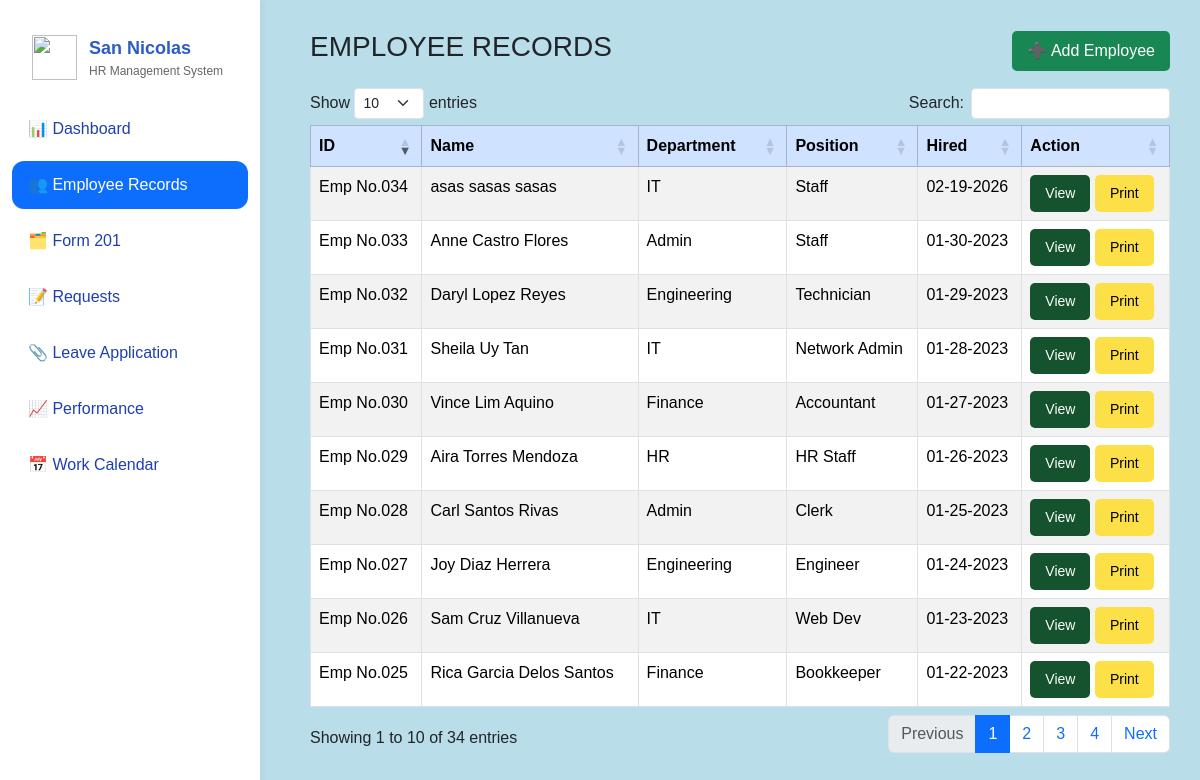
The app's page /main/employee_records.php (signed in) with its own data.
### tables this page shows
CREATE TABLE `employees` (
  `id` int(11) NOT NULL,
  `employee_id` varchar(50) NOT NULL,
  `first_name` varchar(100) NOT NULL,
  `last_name` varchar(100) NOT NULL,
  `middle_name` varchar(100) DEFAULT NULL,
  `name` varchar(255) DEFAULT NULL,
  `address` text DEFAULT NULL,
  `civil_status` varchar(50) DEFAULT NULL,
  `blood_type` varchar(5) DEFAULT NULL,
  `philhealth` varchar(50) DEFAULT NULL,
  `sss` varchar(50) DEFAULT NULL,
  `gsis` varchar(50) DEFAULT NULL,
  `pagibig` varchar(50) DEFAULT NULL,
  `tin` varchar(50) DEFAULT NULL,
  `department` varchar(100) DEFAULT NULL,
  `position` varchar(100) DEFAULT NULL,
  `employee_status` varchar(50) DEFAULT NULL,
  `salary_grade` varchar(50) DEFAULT NULL,
  `hired_at` date DEFAULT NULL,
  `appointment_date` date DEFAULT NULL,
  `appointment_ended` enum('Yes','No') DEFAULT 'No',
  `role` varchar(50) DEFAULT NULL,
  `email` varchar(150) DEFAULT NULL,
  `password` varchar(255) DEFAULT NULL,
  `created_at` timestamp NOT NULL DEFAULT current_timestamp()
);

### main/employee_records.php (the view, shortened to what this page needs)
<?php
$conn = new mysqli("localhost", "root", "", "hrsys_db");
$sql = "SELECT id, name, department, position, hired_at FROM employees";
$result = $conn->query($sql);
function active($page) {
    return basename($_SERVER['PHP_SELF']) === $page ? 'active' : '';
}
?>
<!DOCTYPE html>
<html lang="en">
<head>
<link href="https://cdn.jsdelivr.net/npm/bootstrap@5.3.2/dist/css/bootstrap.min.css" rel="stylesheet">
<link href="https://cdn.datatables.net/1.13.6/css/dataTables.bootstrap5.min.css" rel="stylesheet">
</head>
<body>
<div class="overlay">
<div class="wrapper">
<div class="sidebar">
    <div class="sidebar-logo">
        <img src="/assets/images/sannic.png">
        <div>
            <div class="logo-title">San Nicolas</div>
            <div class="logo-sub">HR Management System</div>
        </div>
    </div>
    <a href="dashboard.php" class="menu-item <?= active('dashboard.php') ?>">📊 Dashboard</a>
    <a href="employee_records.php" class="menu-item <?= active('employee_records.php') ?>">👥 Employee Records</a>
    <a href="form201.php" class="menu-item <?= active('form201.php') ?>">🗂️ Form 201</a>
    <a href="requests.php" class="menu-item <?= active('requests.php') ?>">📝 Requests</a>
    <a href="leave_application.php" class="menu-item <?= active('leave_application.php') ?>">📎 Leave Application</a>
    <a href="performance.php" class="menu-item <?= active('performance.php') ?>">📈 Performance</a>
    <a href="work_calendar.php" class="menu-item <?= active('work_calendar.php') ?>">📅 Work Calendar</a>
</div>
<div class="content">
<div class="d-flex justify-content-between  align-items-center mb-3">
    <h3>EMPLOYEE RECORDS</h3>
    <button class="btn btn-success" onclick="showAddEmployeeForm()">
        ➕ Add Employee
    </button>
</div>
<table id="employeeTable" class="table table-bordered table-striped">
    <thead class="table-primary">
    <tr>
        <th>ID</th>
        <th>Name</th>
        <th>Department</th>
        <th>Position</th>
        <th>Hired</th>
        <th>Action</th>
    </tr>
</thead>
<tbody>
<?php while ($row = $result->fetch_assoc()): ?>
    <tr>
        <td><?php echo "Emp No." . str_pad($row['id'], 3, "0", STR_PAD_LEFT); ?></td>
        <td><?= htmlspecialchars($row['name']) ?></td>
        <td><?= htmlspecialchars($row['department']) ?></td>
        <td><?= htmlspecialchars($row['position']) ?></td>
        <td><?= date("m-d-Y", strtotime($row['hired_at'])) ?></td>
    <td>
        <button class="btn btn-sm btn-view"
            onclick="showViewEmployee(<?= $row['id'] ?>)">
            View
        </button>
        <button class="btn btn-sm btn-print"
            onclick="printEmployee(<?= $row['id']; ?>)">
            Print
        </button>
</td>
</tr>
<?php endwhile; ?>
                </tbody>
            </table>
        </div>
    </div>
</div>
</body>
</html>

### main/employee_records.php (style rules this page uses)
body { margin: 0; font-family: Arial, sans-serif; background: url("/assets/images/bgsannic.png") no-repeat center center fixed; background-size: cover; }
.overlay { background: rgba(173, 216, 230, 0.85); min-height: 100vh; }
.wrapper { height: 100vh; }
.sidebar { width: 260px; background: #ffffff; padding: 20px 12px; min-height: 100vh; position: fixed; box-shadow: 2px 0 8px rgba(0,0,0,0.05); }
.sidebar-logo { display:flex; align-items:center; gap:12px; padding:15px 20px; margin-bottom:10px; }
.sidebar-logo img { width:45px; height:45px; }
.logo-title { font-size:18px; font-weight:bold; color:#2c5cc5; }
.logo-sub { font-size:12px; color:#666; }
.menu-item { display: flex; align-items: center; gap: 12px; padding: 12px 16px; margin-bottom: 8px; border-radius: 12px; text-decoration: none; color: #1e40af; font-weight: 500; }
.menu-item.active { background: #0d6efd; color: #fff; }
.content { margin-left: 280px; padding: 30px; }
.btn-view { background-color: #14532d; color: #fff; }
.btn-print { background-color: #fde047; color: #000; }
.btn { padding:8px 15px; border:none; border-radius:5px; cursor:pointer; }

### records on screen
employees: id "025", name "Rica Garcia Delos Santos", department "Finance", position "Bookkeeper", hired_at "01-22-2023"
employees: id "026", name "Sam Cruz Villanueva", department "IT", position "Web Dev", hired_at "01-23-2023"
employees: id "027", name "Joy Diaz Herrera", department "Engineering", position "Engineer", hired_at "01-24-2023"
employees: id "028", name "Carl Santos Rivas", department "Admin", position "Clerk", hired_at "01-25-2023"
employees: id "029", name "Aira Torres Mendoza", department "HR", position "HR Staff", hired_at "01-26-2023"
employees: id "030", name "Vince Lim Aquino", department "Finance", position "Accountant", hired_at "01-27-2023"
employees: id "031", name "Sheila Uy Tan", department "IT", position "Network Admin", hired_at "01-28-2023"
employees: id "032", name "Daryl Lopez Reyes", department "Engineering", position "Technician", hired_at "01-29-2023"
employees: id "033", name "Anne Castro Flores", department "Admin", position "Staff", hired_at "01-30-2023"
employees: id "034", name "asas sasas sasas", department "IT", position "Staff", hired_at "02-19-2026"
